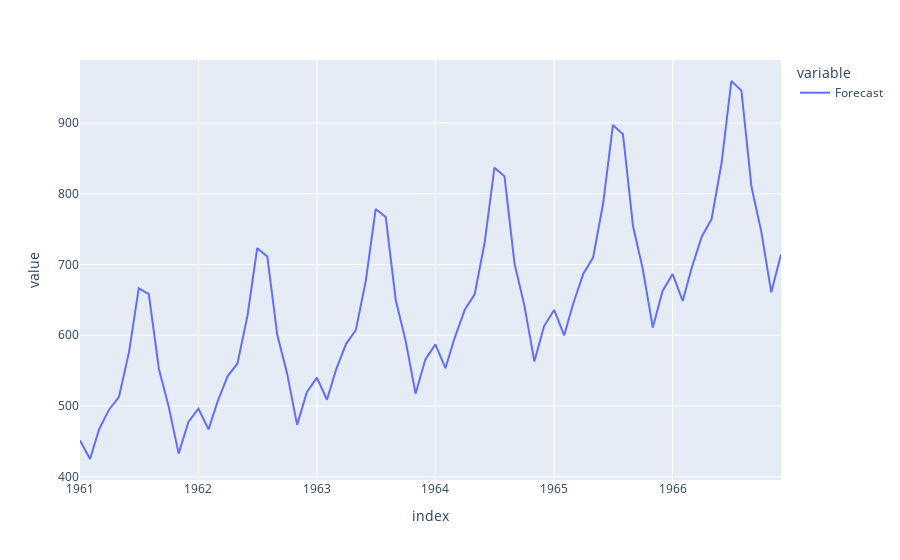

The notebook cell saved with this chart:
### Code cell
import plotly.express as px

import pandas as pd

fig = px.line(forecast)
fig.show()
